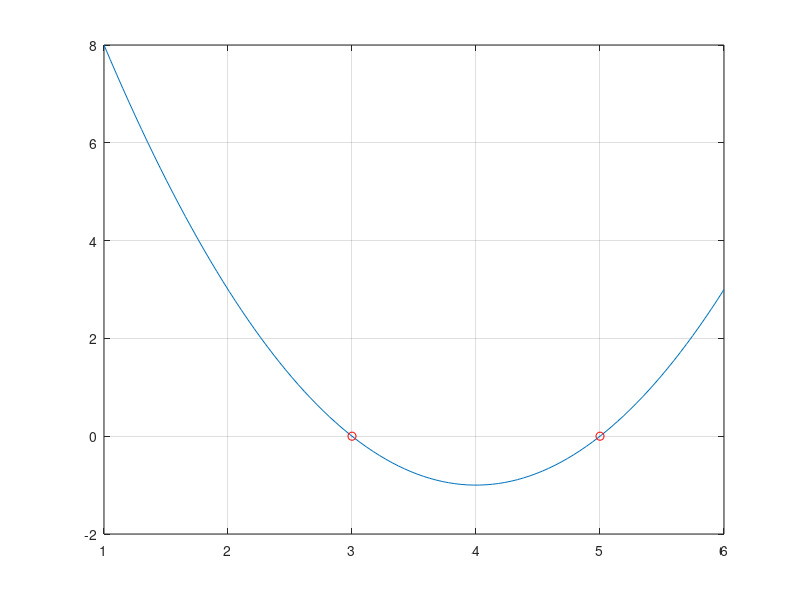

The MATLAB script that drew this image:
x = linspace(1,6);
y = 1.*x.*x - 8.*x + 15;
plot(x,y)
hold on;
grid()

rts = roots([1,-8,15]);
plot(rts, zeros(size(rts)), 'o', "color", "r")
